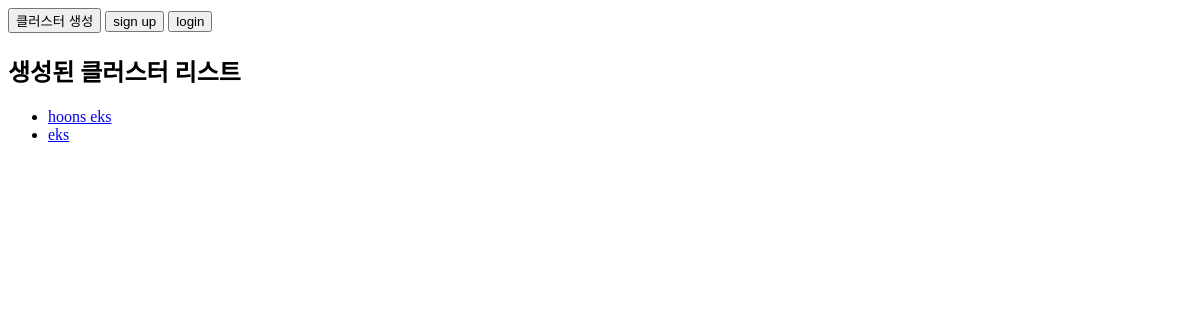
/, run on an earlier commit of the app's database.
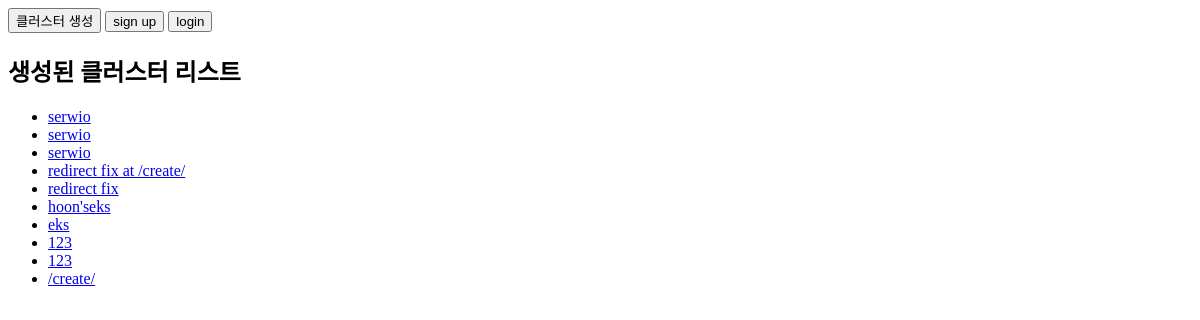
And on a later commit of the database.
### EKS/models.py (models this page shows)
class Cluster(models.Model):
    email = models.CharField(max_length=100)
    project_name = models.CharField(max_length=100)
    description = models.TextField()
    nodes = models.IntegerField()
    vcpu = models.IntegerField()
    ram = models.IntegerField()

### EKS/views.py (the view)
# urls.py: path('', views.index),
def index(request):
    project_list = Cluster.objects.order_by('-project_name')
    context = {'project_list':project_list}
    return render(request, 'EKS/index.html', context)

### templates/EKS/index.html (shortened to what this page needs)
<!DOCTYPE html>
<html lang="en">
<head>
</head>
<body>
<button type="button" onclick="location.href='/create' ">클러스터 생성</button>
<button type="button" onclick="location.href='/user/signup' ">sign up</button>
<button type="button" onclick="location.href='/user/login' ">login</button>
<h2>생성된 클러스터 리스트</h2>
{% if project_list %}
    <ul>
    {% for project in project_list %}
        <li><a href="/{{ project.project_name }}/">{{ project.project_name }}</a></li>
    {% endfor %}
    </ul>
{% else %}
    <p>프로젝트가 없습니다</p>
{% endif %}
</body>
</html>

What changed in the data, as far as the page shows it:
added Cluster: project_name "serwio"
added Cluster: project_name "serwio"
added Cluster: project_name "serwio"
added Cluster: project_name "redirect fix at /create/"
added Cluster: project_name "redirect fix"
changed Cluster: project_name "hoons eks" → "hoon'seks"
added Cluster: project_name "123"
added Cluster: project_name "123"
added Cluster: project_name "/create/"
